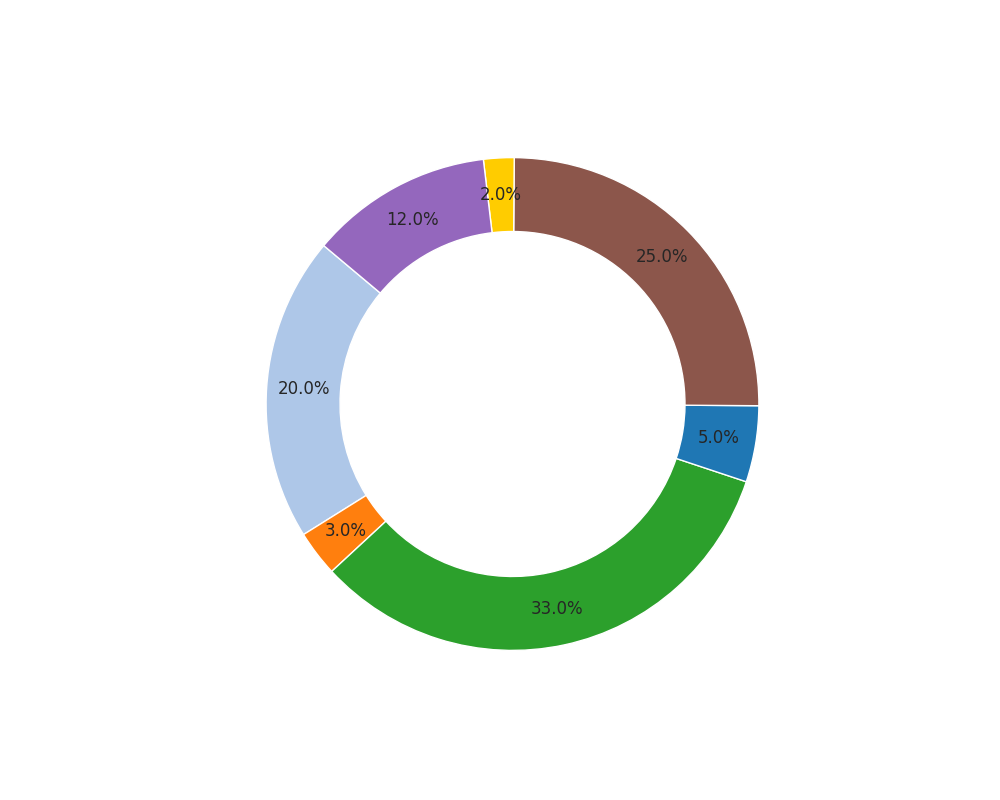

This chart was generated by the following Python code:
import matplotlib.pyplot as plt

energy_share = [20, 3, 33, 5, 25, 2, 12]
colors = ['#aec7e8', '#ff7f0e', '#2ca02c', '#1f77b4', '#8c564b', '#ffcc00', '#9467bd']

plt.figure(figsize=(10, 8))
plt.pie(
    energy_share, 
    autopct='%1.1f%%', 
    startangle=140, 
    colors=colors, 
    pctdistance=0.85, 
    wedgeprops=dict(width=0.3)  # Adding width creates the donut shape
)

plt.show()
